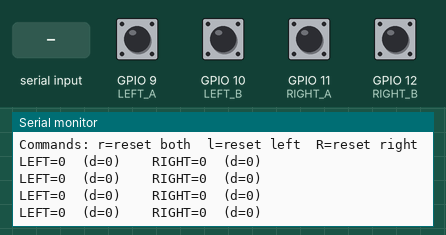
Simulated run of this sketch. Board: ESP32-S3. On the bench: the last lines printed to the serial monitor. Inputs (shaded band) come from the test bench; at power-on: GPIO 9 (LEFT_A), GPIO 10 (LEFT_B), GPIO 11 (RIGHT_A), GPIO 12 (RIGHT_B) HIGH.

Above: at 1.7 s.
1.8 s: "r" received over Serial
At 1.96 s:
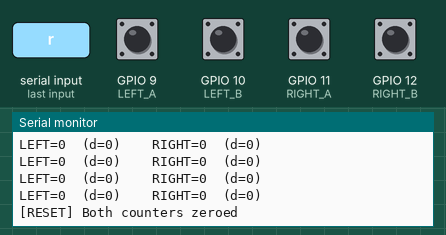
3.3 s: "l" received over Serial
At 3.46 s:
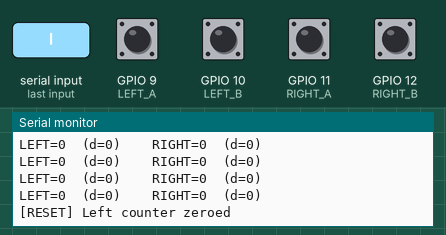
4.8 s: "R" received over Serial
At 4.96 s:
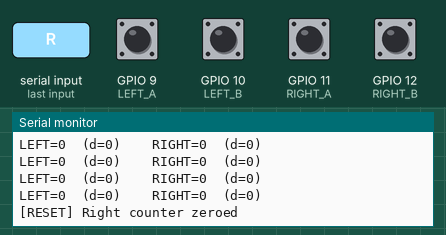
6.3 s: GPIO 9 (LEFT_A) pulled LOW for 1 s
At 6.72 s:
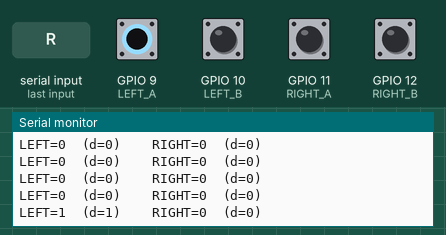
8.8 s: GPIO 10 (LEFT_B) pulled LOW for 0.15 s
At 9.12 s:
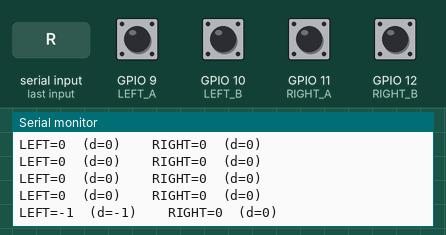
10.4 s: GPIO 11 (RIGHT_A) pulled LOW for 0.15 s
At 10.62 s:
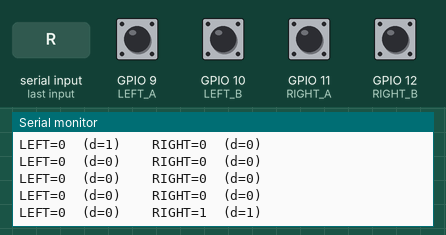
Timing chart, 0 to 13.0 s (numbered marks = the images above; inputs shaded):
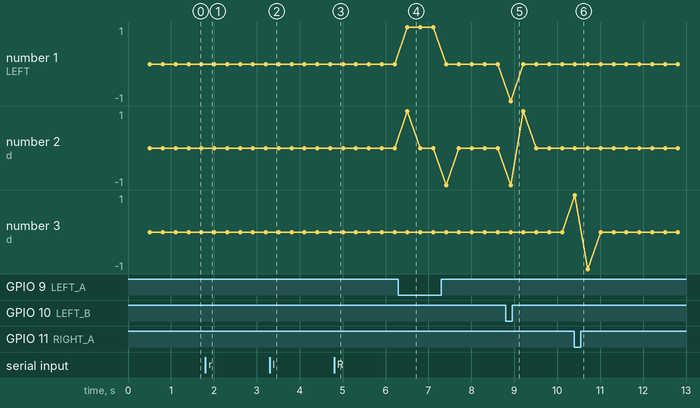

The sketch:

encoder_calibration.ino
```cpp
// encoder_calibration.ino — ESP32-S3
//
// Uses attachInterrupt on all four encoder pins for clean quadrature decoding.
// No WiFi or MQTT needed.
//
// HOW TO USE:
//   1. Open Serial Monitor at 115200 baud.
//   2. Type 'r' + Enter to zero both counters.
//   3. Roll ONE wheel exactly ONE full revolution by hand, then stop.
//   4. The tick count shown is your TICKS_PER_REV.
//      Set it in Server/config_defaults.py and full_integration/config.h.
//
// Serial commands:
//   r  — reset both counters
//   l  — reset left counter only
//   R  — reset right counter only

// ---- Pin definitions — change to match your wiring ----
#define LEFT_A   9
#define LEFT_B   10
#define RIGHT_A  11
#define RIGHT_B  12

// ---- Quadrature table ----
static const int8_t QUAD_TABLE[16] = {
    0, -1, +1,  0,
   +1,  0,  0, -1,
   -1,  0,  0, +1,
    0, +1, -1,  0
};

// ---- Encoder state ----
volatile int32_t leftTicks      = 0;
volatile int32_t rightTicks     = 0;
volatile uint8_t leftPrevState  = 0;
volatile uint8_t rightPrevState = 0;
static portMUX_TYPE encoderMux  = portMUX_INITIALIZER_UNLOCKED;

void IRAM_ATTR leftEncoderISR() {
    portENTER_CRITICAL_ISR(&encoderMux);
    uint8_t s = ((digitalRead(LEFT_A) ? 1 : 0) << 1) | (digitalRead(LEFT_B) ? 1 : 0);
    leftTicks += QUAD_TABLE[(leftPrevState << 2) | s];
    leftPrevState = s;
    portEXIT_CRITICAL_ISR(&encoderMux);
}

void IRAM_ATTR rightEncoderISR() {
    portENTER_CRITICAL_ISR(&encoderMux);
    uint8_t s = ((digitalRead(RIGHT_A) ? 1 : 0) << 1) | (digitalRead(RIGHT_B) ? 1 : 0);
    rightTicks += QUAD_TABLE[(rightPrevState << 2) | s];
    rightPrevState = s;
    portEXIT_CRITICAL_ISR(&encoderMux);
}

void setup() {
    Serial.begin(115200);
    delay(500);

    pinMode(LEFT_A,  INPUT_PULLUP);
    pinMode(LEFT_B,  INPUT_PULLUP);
    pinMode(RIGHT_A, INPUT_PULLUP);
    pinMode(RIGHT_B, INPUT_PULLUP);

    leftPrevState  = ((digitalRead(LEFT_A)  ? 1 : 0) << 1) | (digitalRead(LEFT_B)  ? 1 : 0);
    rightPrevState = ((digitalRead(RIGHT_A) ? 1 : 0) << 1) | (digitalRead(RIGHT_B) ? 1 : 0);

    attachInterrupt(digitalPinToInterrupt(LEFT_A),  leftEncoderISR,  CHANGE);
    attachInterrupt(digitalPinToInterrupt(LEFT_B),  leftEncoderISR,  CHANGE);
    attachInterrupt(digitalPinToInterrupt(RIGHT_A), rightEncoderISR, CHANGE);
    attachInterrupt(digitalPinToInterrupt(RIGHT_B), rightEncoderISR, CHANGE);

    Serial.println(F("\n=== ENCODER CALIBRATION (ESP32-S3 interrupt) ==="));
    Serial.println(F("Roll ONE wheel ONE full revolution, then stop."));
    Serial.println(F("The tick count shown is your TICKS_PER_REV."));
    Serial.println(F("Commands: r=reset both  l=reset left  R=reset right\n"));
}

void loop() {
    static uint32_t lastPrint = 0;
    static int32_t  lastL = 0, lastR = 0;

    while (Serial.available()) {
        char c = Serial.read();
        if (c == 'r') {
            portENTER_CRITICAL(&encoderMux);
            leftTicks = 0; rightTicks = 0;
            portEXIT_CRITICAL(&encoderMux);
            lastL = 0; lastR = 0;
            Serial.println(F("[RESET] Both counters zeroed"));
        } else if (c == 'l') {
            portENTER_CRITICAL(&encoderMux);
            leftTicks = 0;
            portEXIT_CRITICAL(&encoderMux);
            lastL = 0;
            Serial.println(F("[RESET] Left counter zeroed"));
        } else if (c == 'R') {
            portENTER_CRITICAL(&encoderMux);
            rightTicks = 0;
            portEXIT_CRITICAL(&encoderMux);
            lastR = 0;
            Serial.println(F("[RESET] Right counter zeroed"));
        }
    }

    uint32_t now = millis();
    if (now - lastPrint < 300) return;
    lastPrint = now;

    int32_t L, R;
    portENTER_CRITICAL(&encoderMux);
    L = leftTicks; R = rightTicks;
    portEXIT_CRITICAL(&encoderMux);

    Serial.print(F("LEFT="));  Serial.print(L);
    Serial.print(F("  (d="));  Serial.print(L - lastL);
    Serial.print(F(")    RIGHT=")); Serial.print(R);
    Serial.print(F("  (d="));  Serial.print(R - lastR);
    Serial.println(F(")"));

    lastL = L;
    lastR = R;
}
```

Measured:
- after the input at 1.8 s, the serial monitor: prints a new line at once (image 1)
- after the input at 3.3 s, the serial monitor: prints a new line at once (image 2)
- after the input at 4.8 s, the serial monitor: prints a new line at once (image 3)
- after the input at 6.3 s, the serial monitor: prints a new line after 0.21 s (image 4)
- after the input at 8.8 s, the serial monitor: prints a new line after 0.11 s (image 5)
- after the input at 10.4 s, the serial monitor: prints a new line at once (image 6)
